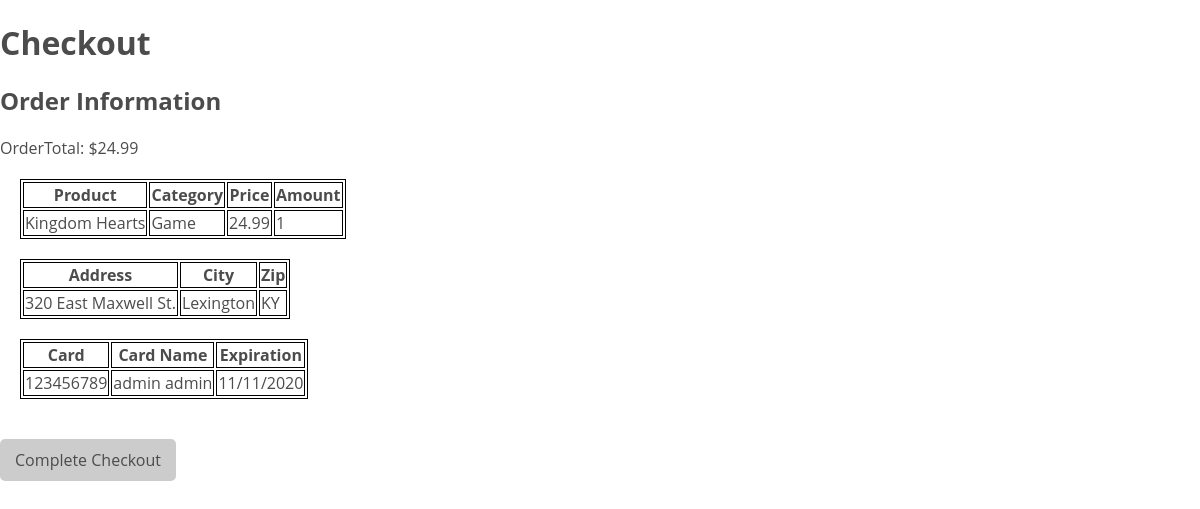
The page /Cart/checkout.php (signed in) on the database as committed earlier.
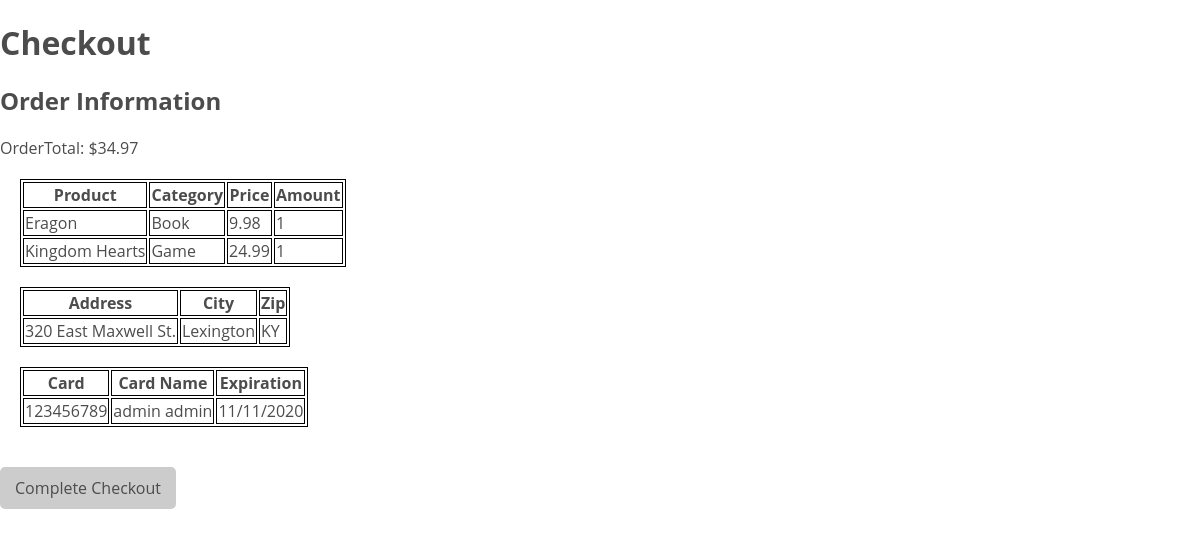
The same page on the database as committed later.
### tables this page shows
CREATE TABLE `orderContainProduct` (
  `OrderID` int(11) DEFAULT NULL,
  `ProductID` int(11) DEFAULT NULL,
  `Amount` int(11) DEFAULT NULL
);

CREATE TABLE `product` (
  `ProductID` int(11) DEFAULT NULL,
  `ProductName` varchar(20) DEFAULT NULL,
  `Price` float DEFAULT NULL,
  `InvoicePrice` float DEFAULT NULL,
  `SalesPrice` float DEFAULT NULL,
  `Category` varchar(20) DEFAULT NULL,
  `ProdDescripiton` varchar(50) DEFAULT NULL,
  `Amount` int(11) DEFAULT NULL,
  `VIP` tinyint(1) DEFAULT NULL
);

### Cart/checkout.php (the view, shortened to what this page needs)
<!DOCTYPE html>
<html>
  <head>
    <link rel="stylesheet" type="text/css" href="../style.css">
  </head>
  <body>
     <h1>Checkout</h1>
     <h2>Order Information</h2>
     <table>
     <thead>
       <th>Product</th>
       <th>Category</th>
       <th>Price</th>
       <th>Amount</th>
     </thead>
     <tbody>
     <?php
        include '../databaselogin.php';
        $conn = new mysqli($servername, $username, $password, $db);
	$sql = "select SUM(product.Price) as Price, SUM(product.SalesPrice) as SalesPrice, SUM(InvoicePrice) as InvoiceTotal
                from orderContainProduct as o, userOrder, product, orders
                where o.OrderID=userOrder.OrderID
                and product.ProductID=o.ProductID
                and orders.OrderID=o.OrderID
                and orders.OrderStatus='UnCheckout'
                and UserID=" . $_COOKIE['login'] . ";";
        $result = $conn->query($sql);
	$data = $result->fetch_assoc();
	if($data["SalesPrice"] == 0){
		$OrderTotal = number_format($data["Price"], 2, '.', '');
	}
	else{
		$sql = "select Price, SalesPrice, InvoicePrice
                from orderContainProduct as o, userOrder, product, orders
                where o.OrderID=userOrder.OrderID
                and product.ProductID=o.ProductID
                and orders.OrderID=o.OrderID
                and orders.OrderStatus='UnCheckout'
                and UserID=" . $_COOKIE['login'] . ";";
        	$result = $conn->query($sql);
		$OrderTotal=0;
		while($row = $result->fetch_assoc()) {
			if($row["SalesPrice"] == 0){
				$OrderTotal += $row["Price"];
			}
			else{
				$OrderTotal += $row["SalesPrice"];
			}
	        }
		$OrderTotal = number_format($OrderTotal, 2, '.', '');
	}
        echo "<p>OrderTotal: $$OrderTotal</p>";
	 $sql = "select Price, ProductName, SalesPrice, o.OrderID, Category, o.Amount
                from orderContainProduct as o, userOrder, product, orders
                where o.OrderID=userOrder.OrderID
                and product.ProductID=o.ProductID
                and orders.OrderID=o.OrderID
                and orders.OrderStatus='UnCheckout'
                and UserID=" . $_COOKIE['login'] . ";";
        $result = $conn->query($sql);
        if ($result->num_rows > 0) {
           while($row = $result->fetch_assoc()) {
                echo "<tr>";
                echo "<td>" . $row["ProductName"] . "</td>";
                echo "<td>" . $row["Category"] . "</td>";
                if($row["SalesPrice"] != 0){
                  echo "<td>" . $row["SalesPrice"] . "</td>";
                }
                else {
                  echo "<td>" . $row["Price"] . "</td>";
                }
                echo "<td>" . $row["Amount"] . "</td>";
                echo "</tr>";
          }
        } else {
           echo "<br>Your Cart is empty<br>";
        }
	$sql="select FirstName, LastName
	      from user
	      where UserID=" . $_COOKIE['login'] . ";";
	$result = $conn->query($sql);
        $data = $result->fetch_assoc();
	$FirstName=$data["FirstName"];
	$LastName=$data["LastName"];
     ?>
     </tbody>
     </table>
     <table>
     <thead>
       <th>Address</th>
       <th>City</th>
       <th>Zip</th>
     </thead>
     <tbody>
       <tr>
         <td>320 East Maxwell St.</td>
	 <td>Lexington</td>
	 <td>KY</td>
       </tr>
     </tbody>
     </table>
     <table>
     <thead>
       <th>Card</th>
       <th>Card Name</th>
       <th>Expiration</th>
     </thead>
     <tbody>
       <tr>
	 <td>123456789</td>
	 <td>
	<?php
		echo "$FirstName $LastName";
	 ?>
	 </td>
	 <td>11/11/2020</td>
       </tr>
     </tbody>
     </table>
      <form action="/CS405/Cart/procCheckout.php" method='post'>
        <input type="submit" value="Complete Checkout" />
      </form>
</body>
</html>

Rows that differ between the two databases and show on the page:
added ordercontainproduct: ProductID.ProductName "Eragon", ProductID.Category "Book", ProductID.SalesPrice "9.98", Amount "1"
Other text that changed with them:
$OrderTotal: "24.99" → "34.97"
